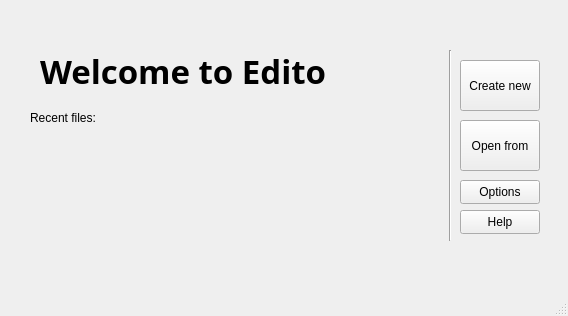
<?xml version="1.0" encoding="UTF-8"?>
<ui version="4.0">
 <class>Edito</class>
 <widget class="QMainWindow" name="Edito">
  <property name="geometry">
   <rect>
    <x>0</x>
    <y>0</y>
    <width>568</width>
    <height>316</height>
   </rect>
  </property>
  <property name="windowTitle">
   <string>Edito</string>
  </property>
  <property name="windowIcon">
   <iconset resource="Resources.qrc">
    <normaloff>:/icons/editoIco.png</normaloff>:/icons/editoIco.png</iconset>
  </property>
  <widget class="QWidget" name="centralwidget">
   <widget class="QPushButton" name="createNew">
    <property name="geometry">
     <rect>
      <x>460</x>
      <y>60</y>
      <width>80</width>
      <height>51</height>
     </rect>
    </property>
    <property name="font">
     <font>
      <family>Segoe UI</family>
      <pointsize>9</pointsize>
     </font>
    </property>
    <property name="text">
     <string>Create new</string>
    </property>
   </widget>
   <widget class="QPushButton" name="Open">
    <property name="geometry">
     <rect>
      <x>460</x>
      <y>120</y>
      <width>80</width>
      <height>51</height>
     </rect>
    </property>
    <property name="text">
     <string>Open from</string>
    </property>
   </widget>
   <widget class="QPushButton" name="pushButton_3">
    <property name="geometry">
     <rect>
      <x>460</x>
      <y>180</y>
      <width>80</width>
      <height>24</height>
     </rect>
    </property>
    <property name="text">
     <string>Options</string>
    </property>
   </widget>
   <widget class="QPushButton" name="pushButton_4">
    <property name="geometry">
     <rect>
      <x>460</x>
      <y>210</y>
      <width>80</width>
      <height>24</height>
     </rect>
    </property>
    <property name="text">
     <string>Help</string>
    </property>
   </widget>
   <widget class="Line" name="line">
    <property name="geometry">
     <rect>
      <x>440</x>
      <y>50</y>
      <width>20</width>
      <height>191</height>
     </rect>
    </property>
    <property name="orientation">
     <enum>Qt::Orientation::Vertical</enum>
    </property>
   </widget>
   <widget class="QLabel" name="label">
    <property name="geometry">
     <rect>
      <x>40</x>
      <y>50</y>
      <width>391</width>
      <height>41</height>
     </rect>
    </property>
    <property name="sizePolicy">
     <sizepolicy hsizetype="Preferred" vsizetype="Preferred">
      <horstretch>0</horstretch>
      <verstretch>0</verstretch>
     </sizepolicy>
    </property>
    <property name="font">
     <font>
      <family>Reem Kufi</family>
      <pointsize>25</pointsize>
      <italic>false</italic>
      <bold>true</bold>
      <underline>false</underline>
      <strikeout>false</strikeout>
     </font>
    </property>
    <property name="text">
     <string>Welcome to Edito</string>
    </property>
   </widget>
   <widget class="QLabel" name="label_2">
    <property name="geometry">
     <rect>
      <x>30</x>
      <y>110</y>
      <width>71</width>
      <height>16</height>
     </rect>
    </property>
    <property name="text">
     <string>Recent files:</string>
    </property>
   </widget>
  </widget>
  <widget class="QStatusBar" name="statusbar"/>
 </widget>
 <resources>
  <include location="Resources.qrc"/>
 </resources>
 <connections/>
</ui>
